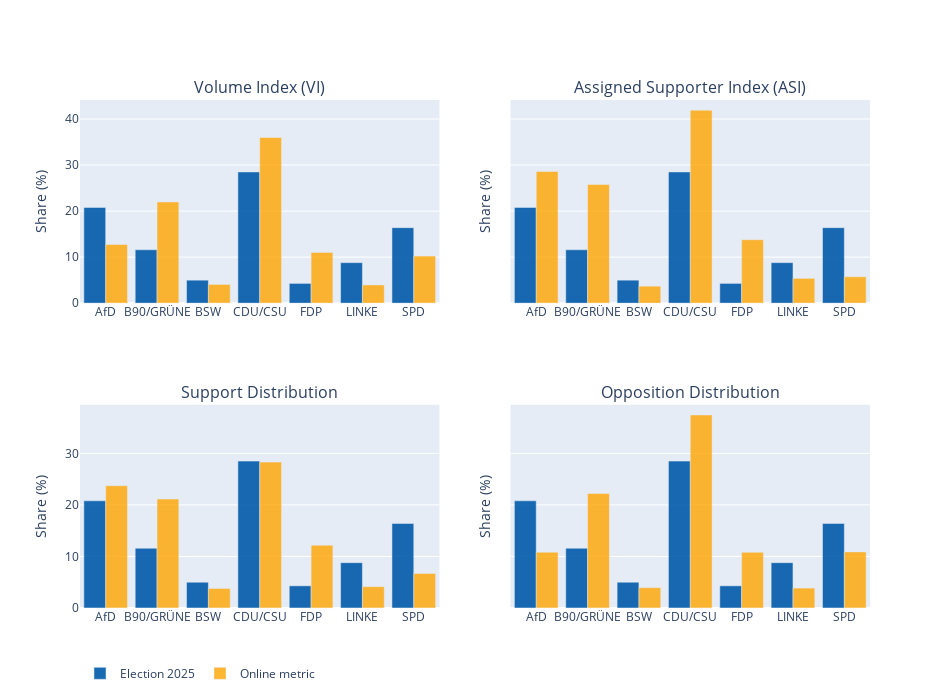

Notebook cell for this chart:
### Code cell
import plotly.graph_objects as go
from plotly.subplots import make_subplots

# Ensure numeric (Komma → Punkt)
df_compare["vote_share_2025"] = (
    df_compare["vote_share_2025"]
    .astype(str)
    .str.replace(",", ".")
    .astype(float)
)

# Ensure election results are in percent
vote_share = df_compare["vote_share_2025"].copy()
if vote_share.max() <= 1:
    vote_share = vote_share * 100

metrics = ["VI", "ASI", "SupportDist", "RejectDist"]
titles = ["Volume Index (VI)", "Assigned Supporter Index (ASI)",
          "Support Distribution", "Opposition Distribution"]

# Weniger Abstand zwischen Subplots
fig = make_subplots(
    rows=2, cols=2,
    subplot_titles=titles,
    shared_yaxes=True,
    vertical_spacing=0.20,
    horizontal_spacing=0.09
)

for i, (metric, title) in enumerate(zip(metrics, titles)):
    row = i // 2 + 1
    col = i % 2 + 1

    election_pct = vote_share
    metric_pct = df_compare[metric] * 100

    fig.add_trace(
        go.Bar(
            x=df_compare["party"],
            y=election_pct,
            name="Election 2025",
            marker_color="#005AA9",
            opacity=0.9,
            showlegend=(i == 0)
        ),
        row=row, col=col
    )

    fig.add_trace(
        go.Bar(
            x=df_compare["party"],
            y=metric_pct,
            name="Online metric",
            marker_color="orange",
            opacity=0.8,
            showlegend=(i == 0)
        ),
        row=row, col=col
    )

fig.update_layout(
    barmode="group",
    height=700,
    width=950,
    legend=dict(orientation="h", y=-0.1),
    title=None,
    bargap=0.15
)

fig.update_yaxes(title_text="Share (%)")

# Anzeigen
fig.show()

# Export
plot_html = EXPORT_PATH / "vergleich_wahl_vs_metriken_interaktiv.html"
plot_png  = EXPORT_PATH / "vergleich_wahl_vs_metriken.png"

fig.write_html(plot_html)
fig.write_image(plot_png, scale=2)  # requires kaleido

print(f"[OK] Interaktiver Plot gespeichert: {plot_html}")
print(f"[OK] Statischer Plot gespeichert: {plot_png}")

### Figure 1 — Plotly figure (JSON) as saved in the notebook; plotly's stock layout.template omitted (floating-point values rounded to 4 significant figures)
{"data": [{"marker": {"color": "#005AA9"}, "name": "Election 2025", "opacity": 0.9, "showlegend": true, "type": "bar", "x": ["AfD", "B90/GRÜNE", "BSW", "CDU/CSU", "FDP", "LINKE", "SPD"], "xaxis": "x", "y": [20.8, 11.6, 5.0, 28.5, 4.3, 8.8, 16.4], "yaxis": "y"}, {"marker": {"color": "orange"}, "name": "Online metric", "opacity": 0.8, "showlegend": true, "type": "bar", "x": ["AfD", "B90/GRÜNE", "BSW", "CDU/CSU", "FDP", "LINKE", "SPD"], "xaxis": "x", "y": [12.74, 21.99, 4.08, 35.98, 11.01, 3.963, 10.24], "yaxis": "y"}, {"marker": {"color": "#005AA9"}, "name": "Election 2025", "opacity": 0.9, "showlegend": false, "type": "bar", "x": ["AfD", "B90/GRÜNE", "BSW", "CDU/CSU", "FDP", "LINKE", "SPD"], "xaxis": "x2", "y": [20.8, 11.6, 5.0, 28.5, 4.3, 8.8, 16.4], "yaxis": "y2"}, {"marker": {"color": "orange"}, "name": "Online metric", "opacity": 0.8, "showlegend": false, "type": "bar", "x": ["AfD", "B90/GRÜNE", "BSW", "CDU/CSU", "FDP", "LINKE", "SPD"], "xaxis": "x2", "y": [28.6, 25.79, 3.701, 41.92, 13.79, 5.397, 5.746], "yaxis": "y2"}, {"marker": {"color": "#005AA9"}, "name": "Election 2025", "opacity": 0.9, "showlegend": false, "type": "bar", "x": ["AfD", "B90/GRÜNE", "BSW", "CDU/CSU", "FDP", "LINKE", "SPD"], "xaxis": "x3", "y": [20.8, 11.6, 5.0, 28.5, 4.3, 8.8, 16.4], "yaxis": "y3"}, {"marker": {"color": "orange"}, "name": "Online metric", "opacity": 0.8, "showlegend": false, "type": "bar", "x": ["AfD", "B90/GRÜNE", "BSW", "CDU/CSU", "FDP", "LINKE", "SPD"], "xaxis": "x3", "y": [23.73, 21.14, 3.793, 28.31, 12.19, 4.143, 6.695], "yaxis": "y3"}, {"marker": {"color": "#005AA9"}, "name": "Election 2025", "opacity": 0.9, "showlegend": false, "type": "bar", "x": ["AfD", "B90/GRÜNE", "BSW", "CDU/CSU", "FDP", "LINKE", "SPD"], "xaxis": "x4", "y": [20.8, 11.6, 5.0, 28.5, 4.3, 8.8, 16.4], "yaxis": "y4"}, {"marker": {"color": "orange"}, "name": "Online metric", "opacity": 0.8, "showlegend": false, "type": "bar", "x": ["AfD", "B90/GRÜNE", "BSW", "CDU/CSU", "FDP", "LINKE", "SPD"], "xaxis": "x4", "y": [10.83, 22.21, 3.946, 37.46, 10.8, 3.864, 10.89], "yaxis": "y4"}], "layout": {"annotations": [{"font": {"size": 16}, "showarrow": false, "text": "Volume Index (VI)", "x": 0.2275, "xanchor": "center", "xref": "paper", "y": 1, "yanchor": "bottom", "yref": "paper"}, {"font": {"size": 16}, "showarrow": false, "text": "Assigned Supporter Index (ASI)", "x": 0.7725, "xanchor": "center", "xref": "paper", "y": 1, "yanchor": "bottom", "yref": "paper"}, {"font": {"size": 16}, "showarrow": false, "text": "Support Distribution", "x": 0.2275, "xanchor": "center", "xref": "paper", "y": 0.4, "yanchor": "bottom", "yref": "paper"}, {"font": {"size": 16}, "showarrow": false, "text": "Opposition Distribution", "x": 0.7725, "xanchor": "center", "xref": "paper", "y": 0.4, "yanchor": "bottom", "yref": "paper"}], "bargap": 0.15, "barmode": "group", "height": 700, "legend": {"orientation": "h", "y": -0.1}, "title": {}, "width": 950, "xaxis": {"anchor": "y", "domain": [0, 0.455]}, "xaxis2": {"anchor": "y2", "domain": [0.545, 1]}, "xaxis3": {"anchor": "y3", "domain": [0, 0.455]}, "xaxis4": {"anchor": "y4", "domain": [0.545, 1]}, "yaxis": {"anchor": "x", "domain": [0.6, 1], "title": {"text": "Share (%)"}}, "yaxis2": {"anchor": "x2", "domain": [0.6, 1], "matches": "y", "showticklabels": false, "title": {"text": "Share (%)"}}, "yaxis3": {"anchor": "x3", "domain": [0, 0.4], "title": {"text": "Share (%)"}}, "yaxis4": {"anchor": "x4", "domain": [0, 0.4], "matches": "y3", "showticklabels": false, "title": {"text": "Share (%)"}}}}
